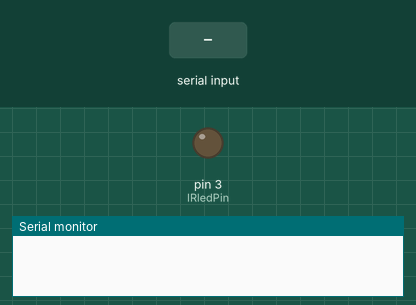
This sketch was run on a simulated Arduino Uno, built with avr-gcc and run on an emulated ATmega328P. Shown: output pins drawn as LEDs (lit = HIGH), the last lines printed to the serial monitor. Inputs (shaded band) come from the test bench.

Above: at 1.2 s.
1.3 s: "1" received over Serial
At 2.16 s:
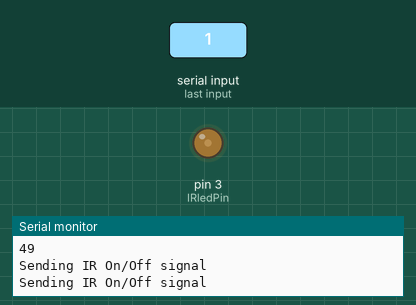
4.3 s: "2" received over Serial
7.3 s: "3" received over Serial
10.3 s: "4" received over Serial
Timing chart, 0 to 14.3 s (numbered marks = the images above; inputs shaded):
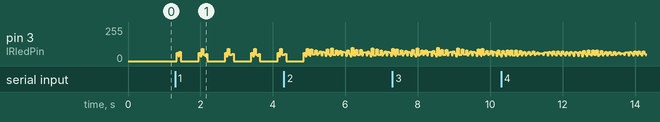

The sketch:

IR_send.ino
```cpp
// This sketch will send out a Nikon D50 trigger signal (probably works with most Nikons)
// See the full tutorial at http://www.ladyada.net/learn/sensors/ir.html
// this code is public domain, please enjoy!

int IRledPin =  3;    // LED connected to digital pin 13
byte serialA;
// The setup() method runs once, when the sketch starts

void setup()   {
  // initialize the IR digital pin as an output:
  pinMode(IRledPin, OUTPUT);

  Serial.begin(9600);
}

void loop()
{
  if (Serial.available() > 0) {
    serialA = Serial.read();
    Serial.println(serialA);
  }
  if(serialA == '1'){
    Serial.println("Sending IR On/Off signal");
    SendLG_on_off_code();
    delay(500);
    SendLG_on_off_code();
  }else if(serialA == '2'){
    Serial.println("Sending IR On signal");
    SendLG_on_off_code();
  }else if(serialA == '3'){
    Serial.println("Sending IR Off signal");
    SendLG_on_off_code();
  }else if(serialA == '4'){
    Serial.println("Sending IR vol dwn signal");
    SendLGVolDwnCode();
  }else if(serialA == '5'){
    Serial.println("Sending IR vol up signal");
    SendLGVolUpCode();
  }
}

// This procedure sends a 38KHz pulse to the IRledPin
// for a certain # of microseconds. We'll use this whenever we need to send codes
void pulseIR(long microsecs) {
  // we'll count down from the number of microseconds we are told to wait

  cli();  // this turns off any background interrupts

  while (microsecs > 0) {
    // 38 kHz is about 13 microseconds high and 13 microseconds low
   digitalWrite(IRledPin, HIGH);  // this takes about 3 microseconds to happen
   delayMicroseconds(10);         // hang out for 10 microseconds
   digitalWrite(IRledPin, LOW);   // this also takes about 3 microseconds
   delayMicroseconds(10);         // hang out for 10 microseconds

   // so 26 microseconds altogether
   microsecs -= 26;
  }

  sei();  // this turns them back on
}

void SendOnCode() {
  // This is the code for the turning on toshiba tv
  pulseIR(9280);
  delayMicroseconds(4640);
  pulseIR(560);
  delayMicroseconds(580);
  pulseIR(560);
  delayMicroseconds(560);
  pulseIR(600);
  delayMicroseconds(580);
  pulseIR(560);
  delayMicroseconds(580);
  pulseIR(560);
  delayMicroseconds(560);
  pulseIR(580);
  delayMicroseconds(560);
  pulseIR(580);
  delayMicroseconds(1720);
  pulseIR(560);
  delayMicroseconds(580);
  pulseIR(560);
  delayMicroseconds(1760);
  pulseIR(580);
  delayMicroseconds(1760);
  pulseIR(560);
  delayMicroseconds(1760);
  pulseIR(580);
  delayMicroseconds(1740);
  pulseIR(580);
  delayMicroseconds(1760);
  pulseIR(560);
  delayMicroseconds(1760);
  pulseIR(580);
  delayMicroseconds(560);
  pulseIR(600);
  delayMicroseconds(1720);
  pulseIR(580);
  delayMicroseconds(560);
  pulseIR(600);
  delayMicroseconds(1740);
  pulseIR(560);
  delayMicroseconds(580);
  pulseIR(560);
  delayMicroseconds(580);
  pulseIR(560);
  delayMicroseconds(1760);
  pulseIR(560);
  delayMicroseconds(580);
  pulseIR(560);
  delayMicroseconds(580);
  pulseIR(600);
  delayMicroseconds(560);
  pulseIR(560);
  delayMicroseconds(1740);
  pulseIR(560);
  delayMicroseconds(580);
  pulseIR(600);
  delayMicroseconds(1720);
  pulseIR(560);
  delayMicroseconds(1780);
  pulseIR(560);
  delayMicroseconds(580);
  pulseIR(580);
  delayMicroseconds(1740);
  pulseIR(560);
  delayMicroseconds(1760);
  pulseIR(580);
  delayMicroseconds(1760);
  pulseIR(560);
  delayMicroseconds(41080);
  pulseIR(9280);
  delayMicroseconds(2340);
  pulseIR(580);
  delayMicroseconds(33204);
  pulseIR(9260);
  delayMicroseconds(2360);
  pulseIR(580);

}

void SendOffCode() {
  // This is the code for the turning off toshiba tv
  pulseIR(9300);
  delayMicroseconds(4580);
  pulseIR(620);
  delayMicroseconds(540);
  pulseIR(600);
  delayMicroseconds(520);
  pulseIR(620);
  delayMicroseconds(520);
  pulseIR(600);
  delayMicroseconds(540);
  pulseIR(600);
  delayMicroseconds(540);
  pulseIR(600);
  delayMicroseconds(540);
  pulseIR(600);
  delayMicroseconds(1720);
  pulseIR(600);
  delayMicroseconds(560);
  pulseIR(580);
  delayMicroseconds(1740);
  pulseIR(600);
  delayMicroseconds(1720);
  pulseIR(600);
  delayMicroseconds(1740);
  pulseIR(580);
  delayMicroseconds(1740);
  pulseIR(600);
  delayMicroseconds(1720);
  pulseIR(600);
  delayMicroseconds(1740);
  pulseIR(600);
  delayMicroseconds(540);
  pulseIR(600);
  delayMicroseconds(1720);
  pulseIR(600);
  delayMicroseconds(540);
  pulseIR(600);
  delayMicroseconds(1720);
  pulseIR(600);
  delayMicroseconds(560);
  pulseIR(580);
  delayMicroseconds(540);
  pulseIR(600);
  delayMicroseconds(1720);
  pulseIR(620);
  delayMicroseconds(540);
  pulseIR(600);
  delayMicroseconds(540);
  pulseIR(580);
  delayMicroseconds(540);
  pulseIR(600);
  delayMicroseconds(1740);
  pulseIR(600);
  delayMicroseconds(540);
  pulseIR(600);
  delayMicroseconds(1720);
  pulseIR(600);
  delayMicroseconds(1720);
  pulseIR(620);
  delayMicroseconds(520);
  pulseIR(600);
  delayMicroseconds(1740);
  pulseIR(600);
  delayMicroseconds(1720);
  pulseIR(600);
  delayMicroseconds(1740);
  pulseIR(600);
  delayMicroseconds(41040);
  pulseIR(9280);
  delayMicroseconds(2360);
  pulseIR(600);
  delayMicroseconds(33164);
  pulseIR(9320);
  delayMicroseconds(2320);
  pulseIR(600);
}

void SendLG_on_off_code(){
  // send LG on-off code
  pulseIR(9220);
  delayMicroseconds(4640);
  pulseIR(580);
  delayMicroseconds(580);
  pulseIR(560);
  delayMicroseconds(580);
  pulseIR(580);
  delayMicroseconds(1720);
  pulseIR(580);
  delayMicroseconds(580);
  pulseIR(560);
  delayMicroseconds(580);
  pulseIR(580);
  delayMicroseconds(560);
  pulseIR(580);
  delayMicroseconds(580);
  pulseIR(560);
  delayMicroseconds(580);
  pulseIR(580);
  delayMicroseconds(1720);
  pulseIR(580);
  delayMicroseconds(1720);
  pulseIR(580);
  delayMicroseconds(560);
  pulseIR(580);
  delayMicroseconds(1720);
  pulseIR(580);
  delayMicroseconds(1720);
  pulseIR(580);
  delayMicroseconds(1720);
  pulseIR(580);
  delayMicroseconds(1720);
  pulseIR(580);
  delayMicroseconds(1720);
  pulseIR(580);
  delayMicroseconds(580);
  pulseIR(560);
  delayMicroseconds(580);
  pulseIR(580);
  delayMicroseconds(560);
  pulseIR(580);
  delayMicroseconds(1720);
  pulseIR(580);
  delayMicroseconds(580);
  pulseIR(560);
  delayMicroseconds(580);
  pulseIR(580);
  delayMicroseconds(580);
  pulseIR(560);
  delayMicroseconds(580);
  pulseIR(580);
  delayMicroseconds(1720);
  pulseIR(560);
  delayMicroseconds(1740);
  pulseIR(560);
  delayMicroseconds(1740);
  pulseIR(560);
  delayMicroseconds(580);
  pulseIR(580);
  delayMicroseconds(1720);
  pulseIR(580);
  delayMicroseconds(1720);
  pulseIR(580);
  delayMicroseconds(1720);
  pulseIR(580);
  delayMicroseconds(1720);
  pulseIR(580);
  delayMicroseconds(42580);
  pulseIR(9260);
  delayMicroseconds(2300);
  pulseIR(580);
  delayMicroseconds(34584);
  pulseIR(9260);
  delayMicroseconds(2300);
  pulseIR(580);
}

void SendLGVolDwnCode(){
  // send vol down LG code
  pulseIR(0);
  delayMicroseconds(140);
  pulseIR(0);
  delayMicroseconds(80);
  pulseIR(0);
  delayMicroseconds(80);
  pulseIR(0);
  delayMicroseconds(8000);
  pulseIR(9180);
  delayMicroseconds(4680);
  pulseIR(580);
  delayMicroseconds(580);
  pulseIR(560);
  delayMicroseconds(600);
  pulseIR(560);
  delayMicroseconds(1720);
  pulseIR(580);
  delayMicroseconds(580);
  pulseIR(560);
  delayMicroseconds(580);
  pulseIR(580);
  delayMicroseconds(560);
  pulseIR(580);
  delayMicroseconds(580);
  pulseIR(560);
  delayMicroseconds(580);
  pulseIR(580);
  delayMicroseconds(1720);
  pulseIR(580);
  delayMicroseconds(1720);
  pulseIR(580);
  delayMicroseconds(580);
  pulseIR(560);
  delayMicroseconds(1720);
  pulseIR(580);
  delayMicroseconds(1720);
  pulseIR(580);
  delayMicroseconds(1720);
  pulseIR(580);
  delayMicroseconds(1720);
  pulseIR(580);
  delayMicroseconds(1720);
  pulseIR(580);
  delayMicroseconds(1720);
  pulseIR(580);
  delayMicroseconds(1720);
  pulseIR(580);
  delayMicroseconds(580);
  pulseIR(560);
  delayMicroseconds(580);
  pulseIR(580);
  delayMicroseconds(580);
  pulseIR(560);
  delayMicroseconds(580);
  pulseIR(560);
  delayMicroseconds(580);
  pulseIR(580);
  delayMicroseconds(580);
  pulseIR(560);
  delayMicroseconds(580);
  pulseIR(560);
  delayMicroseconds(600);
  pulseIR(560);
  delayMicroseconds(1720);
  pulseIR(580);
  delayMicroseconds(1720);
  pulseIR(580);
  delayMicroseconds(1720);
  pulseIR(580);
  delayMicroseconds(1720);
  pulseIR(580);
  delayMicroseconds(1720);
  pulseIR(580);
  delayMicroseconds(1720);
  pulseIR(580);
  delayMicroseconds(41180);
  pulseIR(9180);
  delayMicroseconds(2380);
  pulseIR(580);
  delayMicroseconds(33164);
  pulseIR(9160);
  delayMicroseconds(2400);
  pulseIR(560);
}

void SendLGVolUpCode(){
  // send LG vol up code
  pulseIR(9260);
  delayMicroseconds(4600);
  pulseIR(560);
  delayMicroseconds(580);
  pulseIR(580);
  delayMicroseconds(580);
  pulseIR(560);
  delayMicroseconds(1720);
  pulseIR(580);
  delayMicroseconds(580);
  pulseIR(580);
  delayMicroseconds(560);
  pulseIR(580);
  delayMicroseconds(580);
  pulseIR(580);
  delayMicroseconds(560);
  pulseIR(580);
  delayMicroseconds(580);
  pulseIR(560);
  delayMicroseconds(1720);
  pulseIR(580);
  delayMicroseconds(1720);
  pulseIR(580);
  delayMicroseconds(580);
  pulseIR(580);
  delayMicroseconds(1720);
  pulseIR(580);
  delayMicroseconds(1720);
  pulseIR(580);
  delayMicroseconds(1700);
  pulseIR(580);
  delayMicroseconds(1720);
  pulseIR(580);
  delayMicroseconds(1720);
  pulseIR(580);
  delayMicroseconds(580);
  pulseIR(580);
  delayMicroseconds(1720);
  pulseIR(580);
  delayMicroseconds(560);
  pulseIR(580);
  delayMicroseconds(580);
  pulseIR(560);
  delayMicroseconds(580);
  pulseIR(580);
  delayMicroseconds(560);
  pulseIR(580);
  delayMicroseconds(580);
  pulseIR(560);
  delayMicroseconds(580);
  pulseIR(580);
  delayMicroseconds(1720);
  pulseIR(580);
  delayMicroseconds(560);
  pulseIR(580);
  delayMicroseconds(1720);
  pulseIR(580);
  delayMicroseconds(1720);
  pulseIR(580);
  delayMicroseconds(1720);
  pulseIR(580);
  delayMicroseconds(1720);
  pulseIR(580);
  delayMicroseconds(1720);
  pulseIR(580);
  delayMicroseconds(1720);
  pulseIR(580);
  delayMicroseconds(41180);
  pulseIR(9280);
  delayMicroseconds(2280);
  pulseIR(580);
  delayMicroseconds(33164);
  pulseIR(9260);
  delayMicroseconds(2300);
  pulseIR(580);
  delayMicroseconds(33144);
  pulseIR(9260);
  delayMicroseconds(2320);
  pulseIR(560);
  delayMicroseconds(33164);
  pulseIR(9220);
  delayMicroseconds(2320);
  pulseIR(600);
}
```
